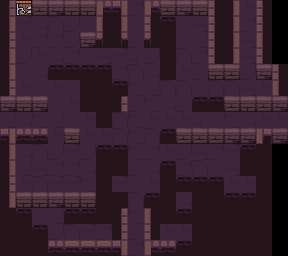

This game map was drawn from its Tiled (.tmx) file and the tilesets committed beside it. A one-line description and the full map source follow:
An orthogonal 18x16 tile map with 16x16 px tiles, 2 tile layers (map, scatter) and 32 objects.

<map version="1.5" tiledversion="1.7.2" orientation="orthogonal" renderorder="right-down" width="18" height="16" tilewidth="16" tileheight="16" infinite="0" nextlayerid="5" nextobjectid="110">
 <editorsettings>
  <export target="../game/src/maps/kaffeine withdrawal.lua" format="lua" />
 </editorsettings>
 <tileset firstgid="1" source="tileset/dungeon-tileset.tsx" />
 <layer id="1" name="map" width="18" height="16">
  <data encoding="csv">
1,38,3,4,5,2,55,54,7,55,3,4,5,26,11,18,6,0,
11,28,27,29,8,19,36,11,19,26,101,19,9,6,11,7,6,0,
21,18,7,7,8,4,46,41,20,46,79,19,17,26,11,9,16,0,
31,8,18,27,7,19,9,28,30,8,79,29,7,26,11,9,26,0,
11,19,27,101,101,101,101,7,29,27,79,18,20,2,3,8,4,26,
21,18,19,18,19,79,79,101,10,17,29,29,19,29,29,9,18,16,
4,5,4,19,18,79,79,1,20,10,27,20,101,101,3,5,3,4,
17,27,10,17,19,18,79,29,10,18,18,18,30,19,10,27,18,18,
54,44,44,18,3,18,18,29,10,29,101,3,3,3,4,4,51,4,
31,27,29,8,28,8,101,101,10,7,18,8,9,7,28,101,79,0,
11,17,9,7,7,27,79,79,20,27,101,7,29,19,9,79,79,0,
21,18,29,28,28,10,79,28,19,18,79,101,101,101,18,18,79,0,
31,5,2,4,5,2,79,79,29,101,79,27,79,79,101,101,79,0,
79,101,19,17,101,101,79,1,10,36,79,101,79,79,79,79,79,0,
79,79,101,8,29,28,7,21,20,26,18,18,79,79,79,79,79,0,
79,79,79,44,45,42,42,54,7,55,43,101,79,79,79,79,79,0
</data>
 </layer>
 <layer id="3" name="scatter" width="18" height="16">
  <data encoding="csv">
0,0,0,0,0,0,0,0,0,0,0,0,0,0,0,0,0,0,
0,0,0,0,0,0,0,0,0,0,0,0,0,0,0,0,0,0,
0,0,0,0,0,0,0,0,0,0,0,0,0,0,0,0,0,0,
0,0,0,0,0,0,0,0,0,0,0,0,0,0,0,0,0,0,
0,0,0,0,0,0,0,0,0,0,0,0,0,0,0,0,0,0,
0,0,0,0,0,0,0,0,0,0,0,0,0,0,0,0,0,0,
0,0,0,0,0,0,0,0,0,0,0,0,0,0,0,0,0,0,
0,0,0,0,0,0,0,0,0,0,0,0,0,0,0,0,0,0,
0,0,0,0,0,0,0,0,0,0,0,0,0,0,0,0,0,0,
0,0,0,0,0,0,0,0,0,0,0,0,0,0,0,0,0,0,
0,0,0,0,0,0,0,0,0,0,0,0,0,0,0,0,0,0,
0,0,0,0,0,0,0,0,0,0,0,0,0,0,0,0,0,0,
0,0,0,0,0,0,0,0,0,0,0,0,0,0,0,0,0,0,
0,0,0,0,0,0,0,0,0,0,0,0,0,0,0,0,0,0,
0,0,0,0,0,0,0,0,0,0,0,0,0,0,0,0,0,0,
0,0,0,0,0,0,0,0,0,0,0,0,0,0,0,0,0,0
</data>
 </layer>
 <objectgroup id="2" name="entities">
  <object id="37" template="templates/Vampire.tx" x="128" y="0" />
  <object id="38" template="templates/Vampire.tx" x="16" y="112" />
  <object id="39" template="templates/Vampire.tx" x="128" y="240" />
  <object id="40" template="templates/Vampire.tx" x="256" y="112" />
  <object id="42" template="templates/RED/Gate-RED.tx" x="32" y="112" />
  <object id="44" template="templates/RED/Gate-RED.tx" x="128" y="32" />
  <object id="45" template="templates/RED/PressurePlate-RED.tx" x="128" y="112" />
  <object id="46" template="templates/ExitDoor.tx" x="240" y="0" />
  <object id="47" template="templates/Light.tx" x="48" y="32" />
  <object id="51" template="templates/BLUE/Gate-BLUE.tx" x="240" y="32" />
  <object id="59" template="templates/BLUE/PressurePlate-BLUE.tx" x="48" y="112" />
  <object id="64" template="templates/BLUE/PressurePlate-BLUE.tx" x="128" y="48" />
  <object id="70" template="templates/PlayerStart.tx" x="16" y="16" />
  <object id="72" template="templates/GoldenKey.tx" x="272" y="112" />
  <object id="76" template="templates/MovableMirror_DR.tx" x="48" y="32" />
  <object id="78" template="templates/MovableMirror_UR.tx" x="32" y="64" />
  <object id="81" template="templates/MovableMirror_UL.tx" x="144" y="112" />
  <object id="83" template="templates/MovableMirror_UR.tx" x="64" y="144" />
  <object id="87" template="templates/MovableMirror_DL.tx" x="144" y="80" />
  <object id="89" template="templates/GREEN/Gate-GREEN.tx" x="240" y="64" />
  <object id="90" template="templates/GREEN/PressurePlate-GREEN.tx" x="192" y="112" />
  <object id="91" template="templates/GREEN/PressurePlate-GREEN.tx" x="128" y="160" />
  <object id="92" template="templates/BLUE/Gate-BLUE.tx" x="224" y="112" />
  <object id="93" template="templates/BLUE/Gate-BLUE.tx" x="128" y="208" />
  <object id="95" template="templates/RotatingMirror_UR.tx" x="144" y="48" />
  <object id="101" template="templates/RotatingMirror_UR.tx" x="48" y="80" />
 </objectgroup>
 <objectgroup id="4" name="reverb">
  <object id="102" template="templates/reverb_zones/corridor.tx" x="208" y="80" width="64" height="16" />
  <object id="103" template="templates/reverb_zones/large_room.tx" x="16" y="16" width="192" height="80" />
  <object id="104" template="templates/reverb_zones/large_room.tx" x="48" y="96" width="176" height="48" />
  <object id="105" template="templates/reverb_zones/medium_room.tx" x="16" y="144" width="80" height="48" />
  <object id="108" template="templates/reverb_zones/corridor.tx" x="224" y="112" width="64" height="16" />
  <object id="109" template="templates/reverb_zones/corridor.tx" x="240" y="0" width="16" height="80" />
 </objectgroup>
</map>
